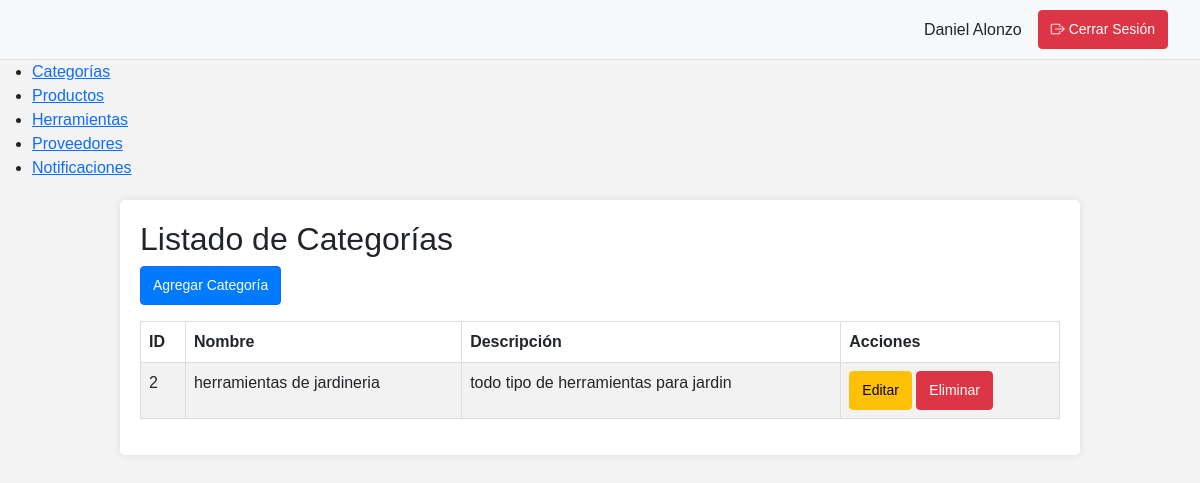
Screenshot of /index.php?controller=CategoriaController&action=index (signed in) with the database file from the repository.
### tables this page shows
CREATE TABLE `categorias` (
  `id` int(11) NOT NULL,
  `nombre` varchar(100) NOT NULL,
  `descripcion` text DEFAULT NULL
);

### controllers/CategoriaController.php (called while the page is built, shortened)
<?php
require_once BASE_PATH . '/models/Categoria.php';
class CategoriaController {
    private $categoria;
    public function __construct() {
        $conexion = new Conexion();
        $db = $conexion->obtenerConexion();
        $this->categoria = new Categoria($db);
    }
    public function index() {
        $resultado = $this->categoria->leer();
        include __DIR__ . '/../views/categorias/listar.php';
    }
}
?>

### models/Categoria.php (called while the page is built, shortened)
<?php
class Categoria {
    private $conn;
    private $table_name = "categorias";
    public function __construct($db) {
        $this->conn = $db;
    }
    public function leer() {
        $query = "SELECT * FROM " . $this->table_name;
        $stmt = $this->conn->prepare($query);
        $stmt->execute();
        return $stmt;
    }
}
?>

### views/categorias/listar.php (the view)
<?php include __DIR__ . '/../partials/header.php'; ?>
<div class="container">
    <h2>Listado de Categorías</h2>
    <a href="index.php?controller=CategoriaController&action=agregar" class="btn btn-primary mb-3">Agregar Categoría</a>
    <table class="table table-striped">
        <thead>
            <tr>
                <th>ID</th>
                <th>Nombre</th>
                <th>Descripción</th>
                <th>Acciones</th>
            </tr>
        </thead>
        <tbody>
            <?php while ($row = $resultado->fetch(PDO::FETCH_ASSOC)): ?>
            <tr>
                <td><?php echo $row['id']; ?></td>
                <td><?php echo $row['nombre']; ?></td>
                <td><?php echo $row['descripcion']; ?></td>
                <td>
                    <a href="index.php?controller=CategoriaController&action=editar&id=<?php echo $row['id']; ?>" class="btn btn-sm btn-warning">Editar</a>
                    <a href="index.php?controller=CategoriaController&action=eliminar&id=<?php echo $row['id']; ?>" class="btn btn-sm btn-danger" onclick="return confirm('¿Estás seguro?')">Eliminar</a>
                </td>
            </tr>
            <?php endwhile; ?>
        </tbody>
    </table>
</div>
<?php include __DIR__ . '/../partials/footer.php';  ?>

### public/css/estilo.css (style rules this page uses)
body { font-family: Arial, sans-serif; margin: 0; padding: 0; background-color: #f4f4f4; }
.container { width: 80%; margin: auto; overflow: hidden; padding: 20px; background: #fff; margin-top: 20px; border-radius: 5px; box-shadow: 0 0 10px rgba(0,0,0,0.1); }
table { width: 100%; border-collapse: collapse; }
table, th, td { border: 1px solid #ddd; }
th, td { padding: 12px; text-align: left; }
th { background-color: #f2f2f2; }
.btn { padding: 8px 12px; text-decoration: none; border-radius: 4px; font-size: 14px; }
.btn-primary { background-color: #007bff; color: white; }
.btn-warning { background-color: #ffc107; color: black; }
.btn-danger { background-color: #dc3545; color: white; }

### rows the page displays
categorias: id "2", nombre "herramientas de jardineria", descripcion "todo tipo de herramientas para jardin"

### other values shown
$_SESSION['usuario_nombre'] "Daniel Alonzo"
